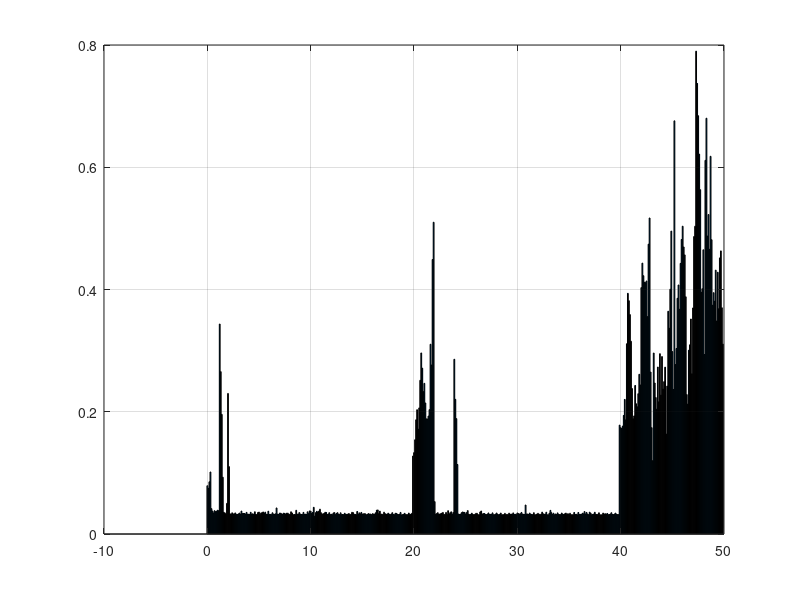

Write MATLAB code to recreate this figure. (Note: this script raises an error after producing the figure.)

close all
addpath('functions')
addpath('gif')
addpath('results')


data = load('ResultsMPC15.mat');
data = data.sol;

samples = length(data.X);

X = data.X;
Xest = data.Xest;
Ts = data.T;
U = data.U;
D = data.D;
Y = data.Y;
if (isfield(data, 'R'))
    R = data.R;   
end

if (isfield(data, 'computingTimes'))
    computingTimes = data.computingTimes;
    figure("Name", "Computing times")
    bar(Ts(1:10:end-1), computingTimes);
    grid on
end


kRefreshPlot = 50; %vykresluje se pouze po kazdych 'kRefreshPlot" samplech
kRefreshAnim = 8; % ~ ^

for k = 2:1:samples-1
    %% Vizualizace
    if(mod(k,kRefreshPlot)==0)
%         plotRefresh(Ts,X,Xest,R,U,D,Y,k,kRefreshPlot); %LQG
%         plotRefresh(Ts,X,Xest,[],U,D,Y,k,kRefreshPlot); %MPC
    end
    
    if(mod(k,kRefreshAnim)==0)
%         animRefresh(X(:,k), Xest(:,k), R(k), U(k), D(k)); %LQG
        animRefresh(X(:,k), Xest(:,k), [], U(k), D(1,k)); %MPC
        title(k)
    end
        
    if(mod(k,10000)==0)
        disp("Time for 10000 samples:" + toc)
    end
    
end
